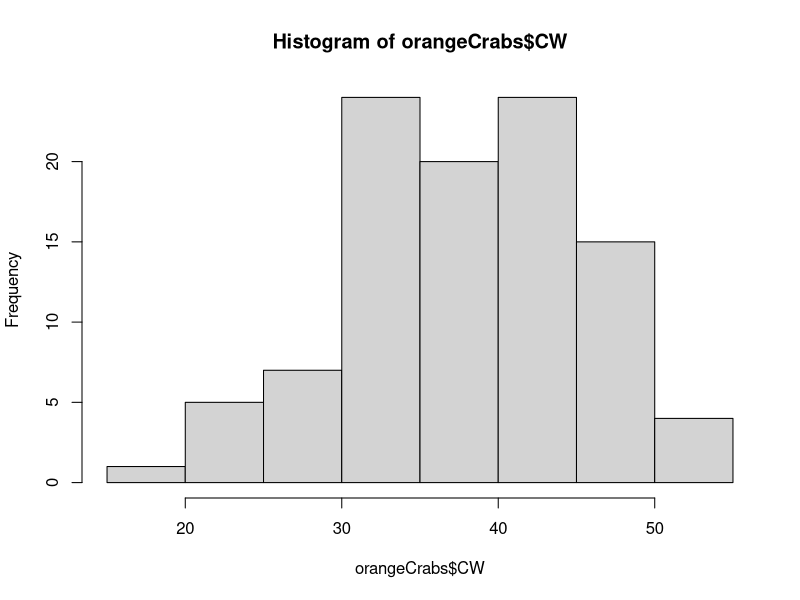

Recreate this plot in R.
library("MASS")
data(crabs)
library(dplyr)
orangeCrabs<-crabs[which(crabs$sp=="O"),] ##grabs only the data needed

hist(orangeCrabs$CW)

mean(orangeCrabs$CW)
sd(orangeCrabs$CW)

point.est<-mean(orangeCrabs$CW)
se.est<-sd(orangeCrabs$CW)/sqrt(length(orangeCrabs$CW))

Margin_of_Error<-qt(p=1-0.05/2,df=(length(orangeCrabs$CW)-1)*se.est)
Margin_of_Error

point.est+c(-1,1)*Margin_of_Error

#ORRRRRR
t.test(x=orangeCrabs$CW,conf.level = 0.95)

#tstat
(mean(orangeCrabs$CW)-34)/(sd(orangeCrabs$CW)/sqrt(length(orangeCrabs$CW)))
#t cdf at t
2*pt(q=-5.452914,df=length(orangeCrabs$CW)-1)

#ORRRRR
t.test(x=orangeCrabs$CW,alternative = "two.sided", conf.level = 0.95, mu = 34)

##########################################
library("MASS")
data(crabs)
orangeCrabs<-crabs[which(crabs$sp=="O"),] ##grabs only the data needed

n<-length(orangeCrabs$CW)
mu0<-34
x.bar<-mean(orangeCrabs$CW)
alpha<-0.05

#########################
## t-test
#########################
## Hypothesis Test
mu.xbar<-mu0
se.xbar<-sd(orangeCrabs$CW)/sqrt(n)